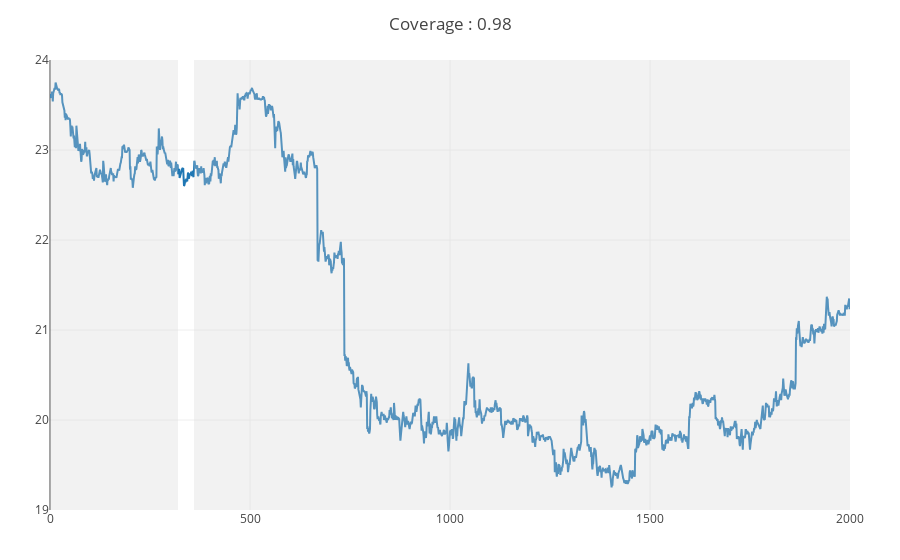

Source (notebook cell):
### Code cell


### Figure 1 — Plotly figure (JSON) as saved in the notebook; plotly's stock layout.template omitted (floating-point values rounded to 4 significant figures; data arrays with more than 128 entries replaced by an {"elided": "..."} marker saying what was removed)
{"data": [{"type": "scatter", "y": {"elided": "2000 float values"}}], "layout": {"autosize": true, "margin": {"b": 50, "l": 50, "r": 50, "t": 60}, "shapes": [{"fillcolor": "#d3d3d3", "line": {"width": 0}, "opacity": 0.3, "type": "rect", "x0": 1, "x1": 320, "xref": "x", "y0": 0, "y1": 1, "yref": "paper"}, {"fillcolor": "#d3d3d3", "line": {"width": 0}, "opacity": 0.3, "type": "rect", "x0": 360, "x1": 2000, "xref": "x", "y0": 0, "y1": 1, "yref": "paper"}], "title": {"text": "Coverage : 0.98"}, "xaxis": {"autorange": true, "range": [0, 2000]}, "yaxis": {"autorange": true, "range": [19, 24], "type": "linear"}}}
